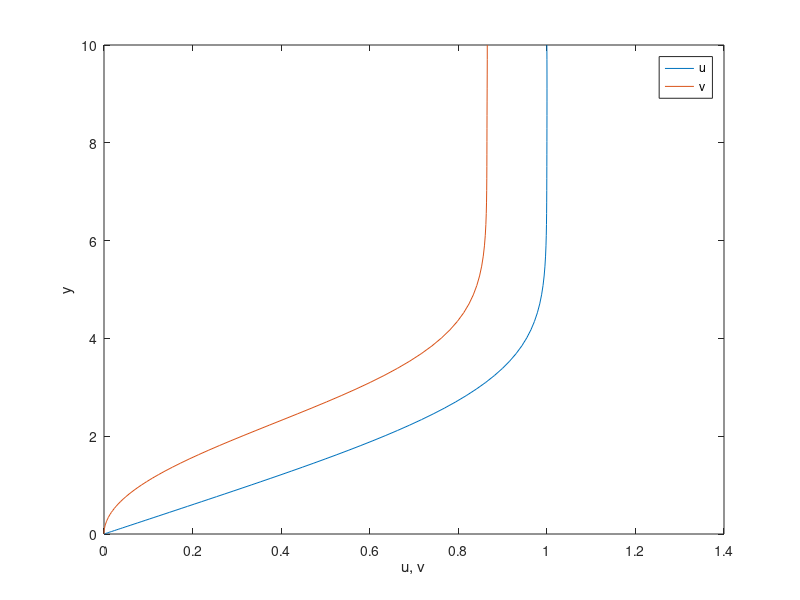

MATLAB code for this plot:
## Copyright (C) 2009 Simone Zuccher
##
## This program is free software; you can redistribute it and/or modify it
## under the terms of the GNU General Public License as published by
## the Free Software Foundation; either version 2, or (at your option)
## any later version.
##
## This program is distributed in the hope that it will be useful, but
## WITHOUT ANY WARRANTY; without even the implied warranty of
## MERCHANTABILITY or FITNESS FOR A PARTICULAR PURPOSE.  See the GNU
## General Public License for more details.
##

## Solve the Boundary-layer equations past a flat plate
##
##  |
##  |  u_x + v_y = 0
## <
##  |  u u_x + v u_y = nu u_{yy}
##  |
##
##  with BC:  
##  @ y = 0:     u(x,0) = v(x,0) = 0
##  @ y = inf:   v_y(x,inf) = 0
##  and IC:
##  @ x = 0:     u(0,y) = 1
##  @ x = 0:     v(0,y) = 0
##
##  In the conservative form
##
##  |
##  |  u_x + v_y = 0
## <
##  |  (u^2)_x + (v u)_y = nu u_{yy}
##  |

##
## Since the system is parabolic-in-space, a marching technique is employed
## from x=0 to x=1.


## Author:   Simone Zuccher <zuccher@sci.univr.it>
## Created:  22 May 2009
## Modified: 


clear all
close all
N = 100;     % number of y points
ymax = 10;   % maximum value of y (inf)
xmin = 0;    % initial x
xmax = 1;    % final x-location
nx = 100;     % number of grid points in x
nu = 1;      % viscosity

% Generate y grid clustering points close to the wall
y=((0:(N-1))./(N-1)).^3*ymax;
% Generate x grid clustering points close to x=0
x=xmin + ([0:(nx-1)]./(nx-1)).^2*(xmax-xmin);

% Initial guess for Newton:
% u is 1 except at the wall
% v is zero everywhere
f=zeros(2*N,1);
f(3:2:2*N) = ones(N-1,1);
% Now perturb a little bit to make sure nothing is zero
f = f + 0.01*(0.5-rand(size(f)));

% Solution at previous x
fold = f;

% These constants are use in the FD code
nvar=2;
neq=2;
uv=0;
vv=1;
eq1=0;
eq2=1;


% Loop on x
for ix=2:nx
dx = x(ix) - x(ix-1);

% Set the error to start the Newton's loop
err=1;
while(err>1e-6)
%  Set back everything to zero
   J=spalloc(2*N,2*N,5*2*N);
   rhs=zeros(2*N,1);
   eq=1;
   rhs(eq+eq1)=f(eq+uv)-0;
   rhs(eq+eq2)=f(eq+vv)-0;
   J(eq+eq1,eq+uv)=1;
   J(eq+eq2,eq+vv)=1;
   for i=2:N-1
      d10 = 1/(y(i+1)-y(i-1));
      d1p = 1/(y(i+1)-y(i));
      d1m = 1/(y(i)-y(i-1));
      d2p = 2*d10/(y(i+1)-y(i));
      d20 = -2*d10*(1/(y(i+1)-y(i)) + 1/(y(i)-y(i-1)));
      d2m = 2*d10/(y(i)-y(i-1));
      eq = i*2-1;
      rhs(eq+eq1)=(f(eq+uv)+f(eq+uv-nvar))/2/dx - ...
                  (fold(eq+uv)+fold(eq+uv-nvar))/2/dx + ...
		  d1m*(f(eq+vv)-f(eq+vv-nvar));
      rhs(eq+eq2)=(f(eq+uv)^2 - fold(eq+uv)^2)/dx + ...
                  d10*(f(eq+uv+nvar)*f(eq+vv+nvar) - ...
		       f(eq+uv-nvar)*f(eq+vv-nvar)) ...
		  - nu*(f(eq+uv+nvar)*d2p + f(eq+uv)*d20 + f(eq+uv-nvar)*d2m);
      %
      J(eq+eq1,eq+uv-nvar)= 1/2/dx;
      J(eq+eq1,eq+uv)= 1/2/dx;
      J(eq+eq1,eq+vv-nvar)= -d1m;
      J(eq+eq1,eq+vv)= d1m;
      %
      J(eq+eq2,eq+uv-nvar)= - d10*f(eq+vv-nvar) - nu*d2m;
      J(eq+eq2,eq+uv)= 2*f(eq+uv)/dx - nu*d20;
      J(eq+eq2,eq+uv+nvar)= d10*f(eq+vv+nvar) - nu*d2p;
      J(eq+eq2,eq+vv-nvar)= - d10*f(eq+uv-nvar);
      J(eq+eq2,eq+vv+nvar)= d10*f(eq+uv+nvar);
   end
   eq = N*2-1;
   rhs(eq+eq1)=f(eq+uv)-1;
   rhs(eq+eq2)=(f(eq+vv)-f(eq+vv-nvar))/(y(N) - y(N-1))-0;
   J(eq+eq1,eq+uv)=1;
   J(eq+eq2,eq+vv)=1/(y(N) - y(N-1));
   J(eq+eq2,eq+vv-nvar)=-1/(y(N) - y(N-1));

   df = -J\rhs;
%  Update solution
   f = df + f;
%  Check the error
   err=norm(df);
endwhile
err;
fold = f;
end

UBL=f(1:2:end);
VBL=f(2:2:end);
yBL=y;
plot(UBL,yBL,'-',VBL,yBL,'-')
ylabel('y');
xlabel('u, v');
legend('u','v')
